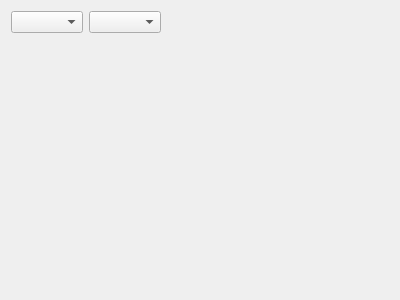
<ui version="4.0" >
 <class>PrinterPage</class>
 <widget class="QWidget" name="PrinterPage" >
  <property name="geometry" >
   <rect>
    <x>0</x>
    <y>0</y>
    <width>400</width>
    <height>300</height>
   </rect>
  </property>
  <layout class="QVBoxLayout" name="verticalLayout_2" >
   <item>
    <layout class="QVBoxLayout" name="verticalLayout" >
     <item>
      <layout class="QHBoxLayout" name="horizontalLayout" >
       <item>
        <widget class="QComboBox" name="m_printers" />
       </item>
       <item>
        <widget class="QComboBox" name="m_paperSize" />
       </item>
       <item>
        <spacer name="horizontalSpacer" >
         <property name="orientation" >
          <enum>Qt::Horizontal</enum>
         </property>
         <property name="sizeHint" stdset="0" >
          <size>
           <width>40</width>
           <height>20</height>
          </size>
         </property>
        </spacer>
       </item>
      </layout>
     </item>
     <item>
      <spacer name="verticalSpacer" >
       <property name="orientation" >
        <enum>Qt::Vertical</enum>
       </property>
       <property name="sizeHint" stdset="0" >
        <size>
         <width>20</width>
         <height>40</height>
        </size>
       </property>
      </spacer>
     </item>
    </layout>
   </item>
  </layout>
 </widget>
 <resources/>
 <connections/>
</ui>
